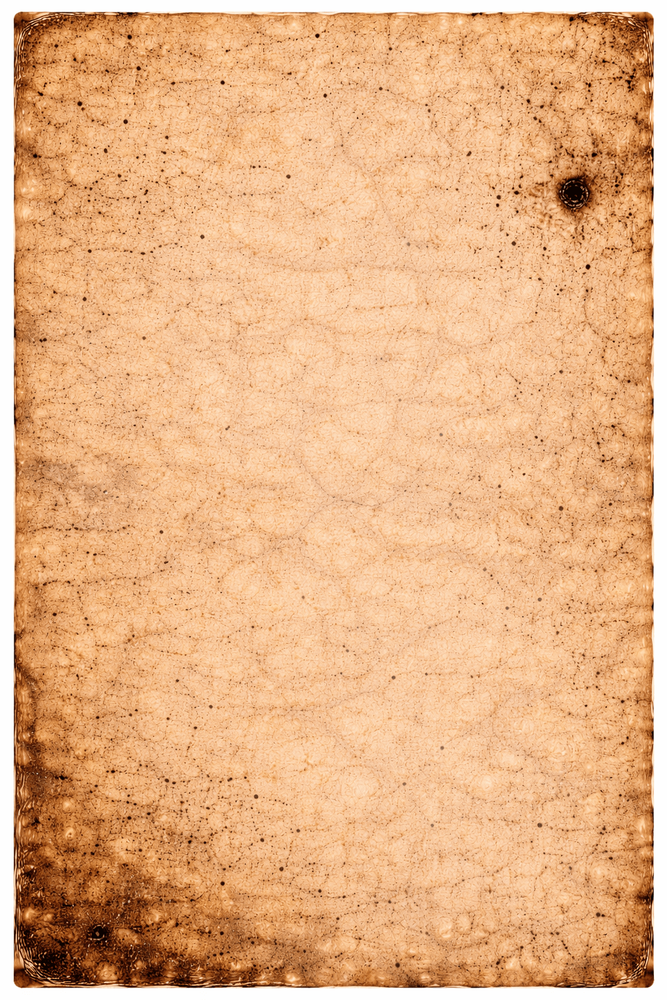
#> input picture assets/smithy/smithy-8.png, 667 x 1000 px, shrunk from 1024 x 1536 before the run, found by its file name
$ python fix_smithy8.py
#> lines starting #> are read from the running program, lines starting #| are printed output that depends on the picture
from PIL import Image
from pathlib import Path

p = Path("assets/smithy/smithy-8.png")
im = Image.open(p).convert("RGB")
#> im is the input picture: PIL image 667x1000 RGB; mean R, G, B 230.1, 178.1, 132.5
pad = 32
im.crop((pad, pad, im.width - pad, im.height - pad)).save("smithy-8-clean.png", "PNG")
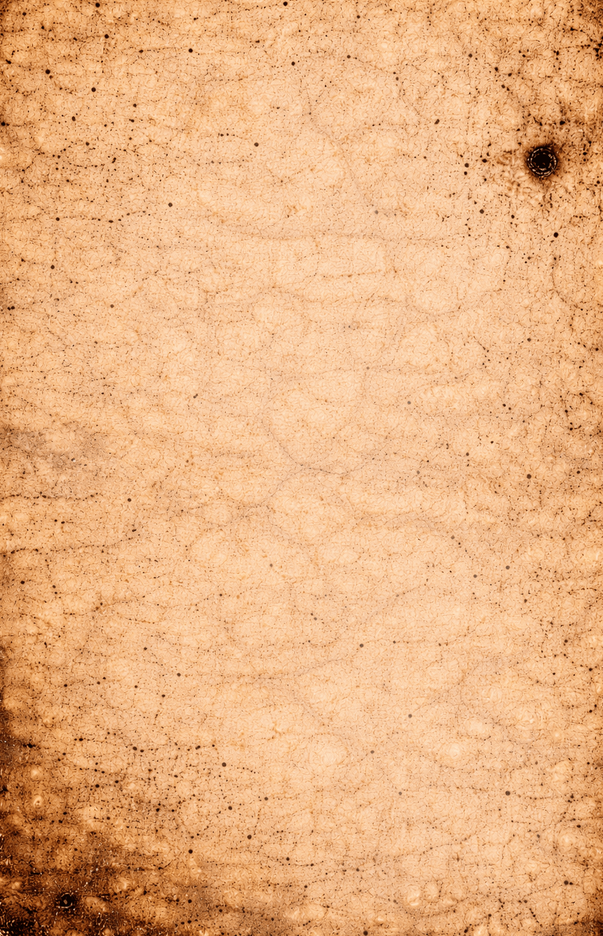
#> saved as smithy-8-clean.png: PIL image 603x936 RGB; mean R, G, B 232.6, 178.1, 129.7

$ run again, with assets/smithy/smithy-1.png copied over assets/smithy/smithy-8.png
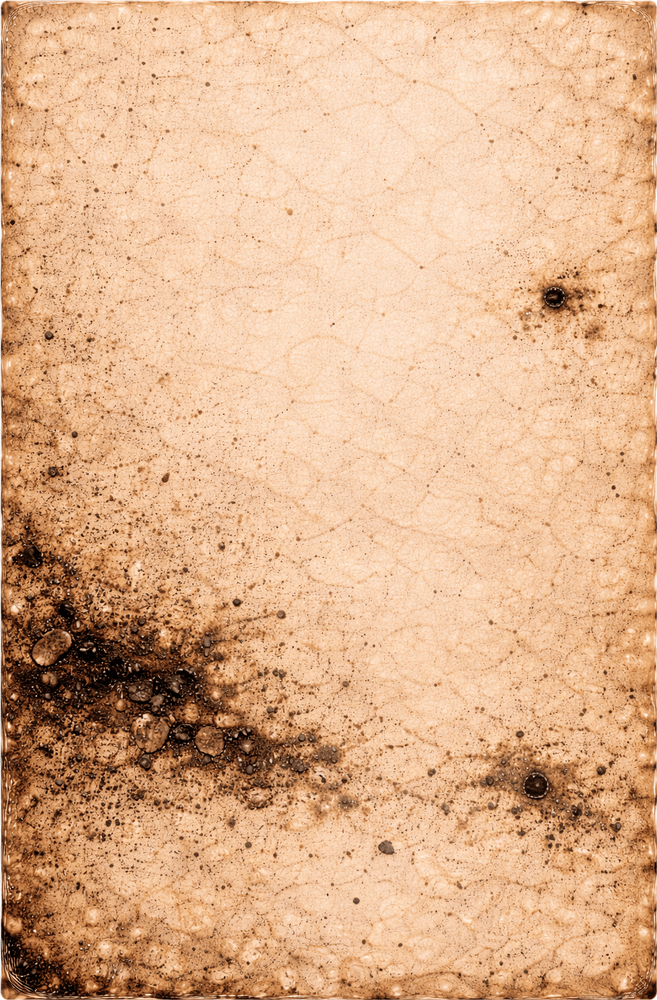
#> input picture assets/smithy/smithy-1.png, 657 x 1000 px, shrunk from 991 x 1509 before the run, found by its file name
#> `im.crop((pad, pad, im.width - pad, im.height - pad)).save("smithy-8-cl..`:
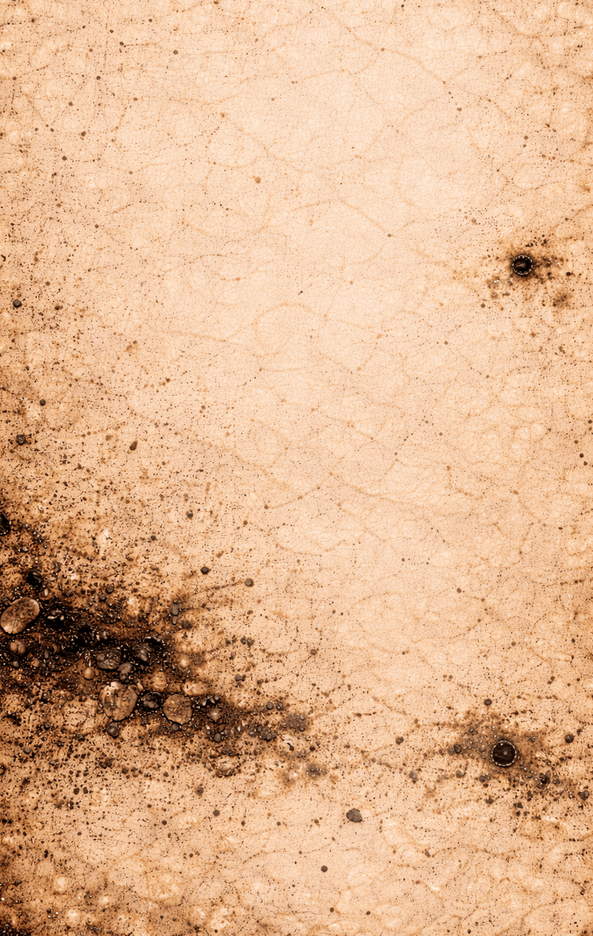
#> saved as smithy-8-clean.png: PIL image 593x936 RGB; mean R, G, B 225.3, 182, 145.8

$ run again, with assets/smithy/smithy-10.png copied over assets/smithy/smithy-8.png
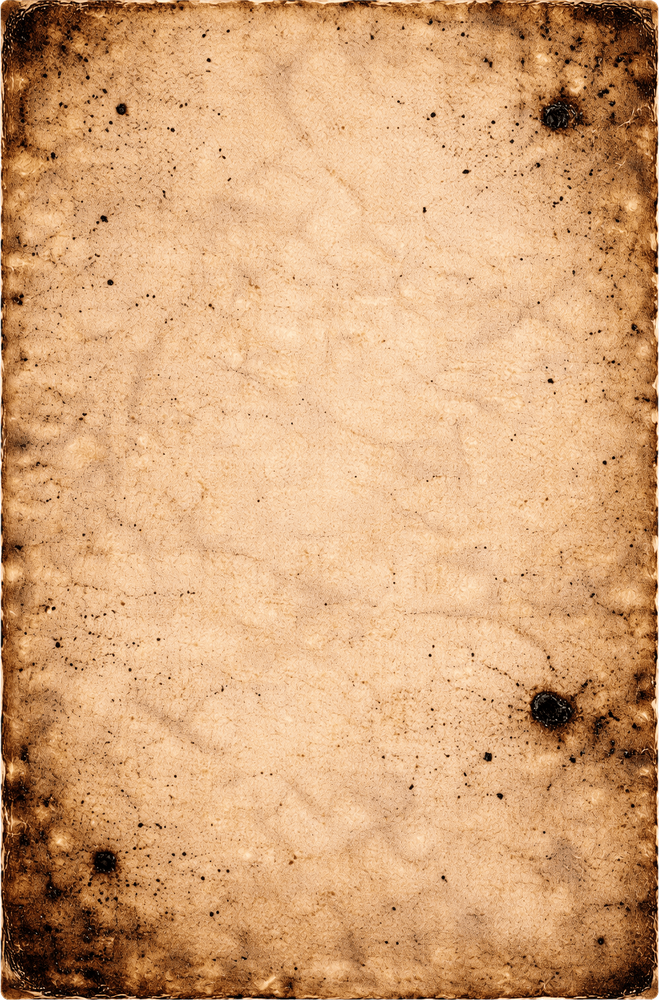
#> input picture assets/smithy/smithy-10.png, 659 x 1000 px, shrunk from 992 x 1505 before the run, found by its file name
#> `im.crop((pad, pad, im.width - pad, im.height - pad)).save("smithy-8-cl..`:
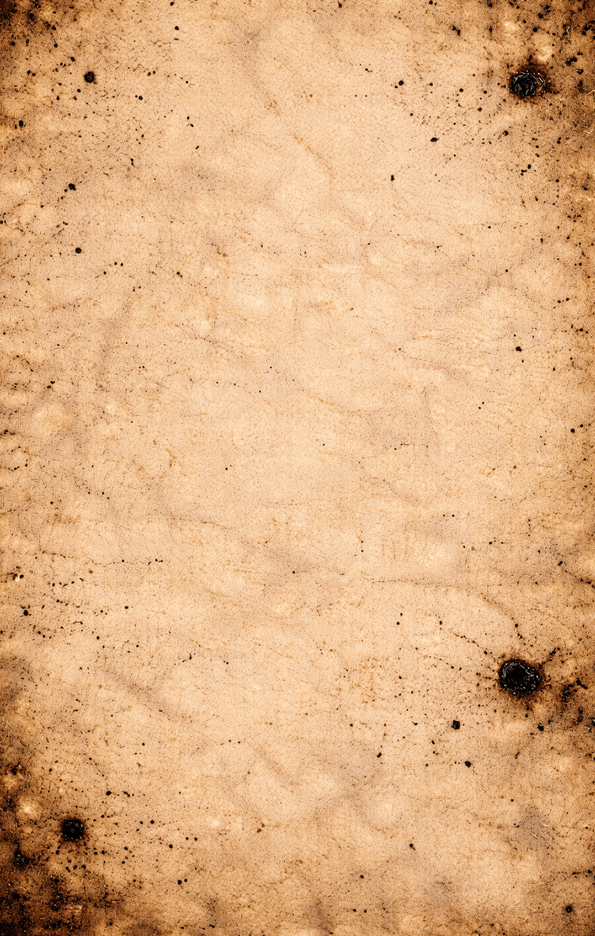
#> saved as smithy-8-clean.png: PIL image 595x936 RGB; mean R, G, B 222.9, 176.1, 130.8
